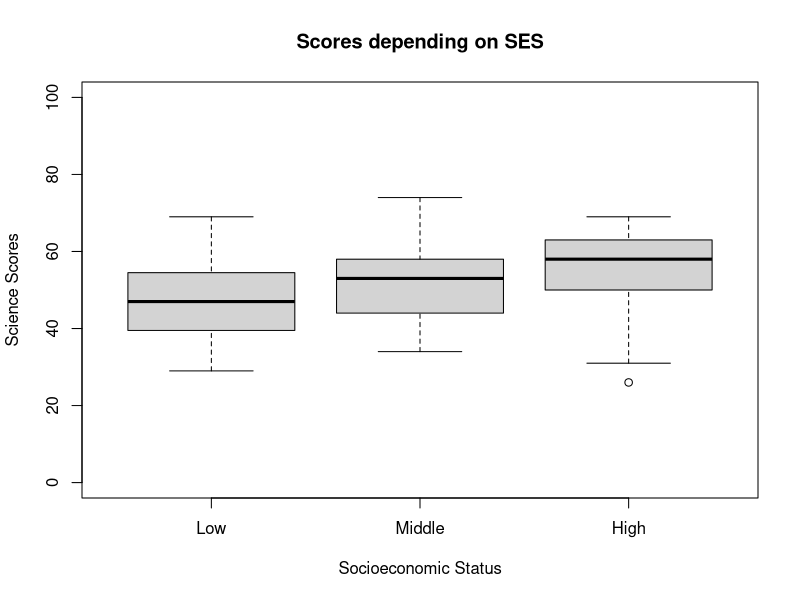
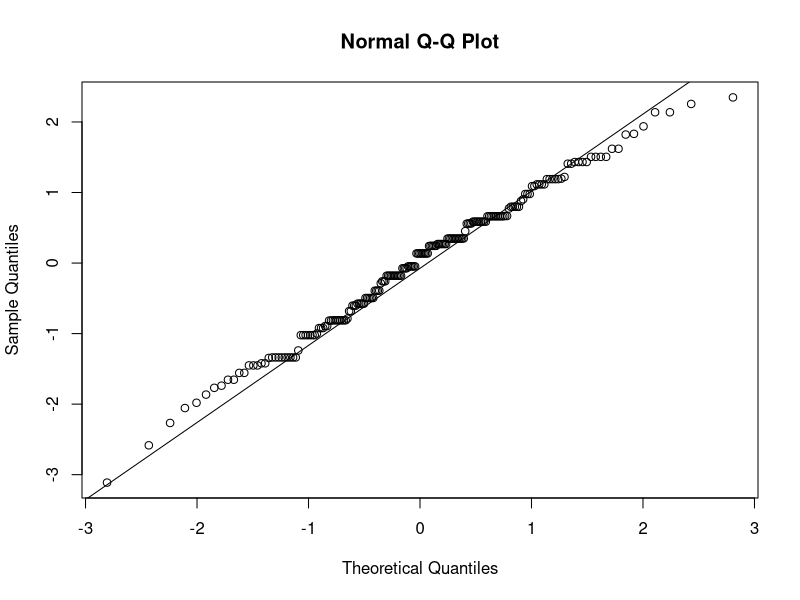
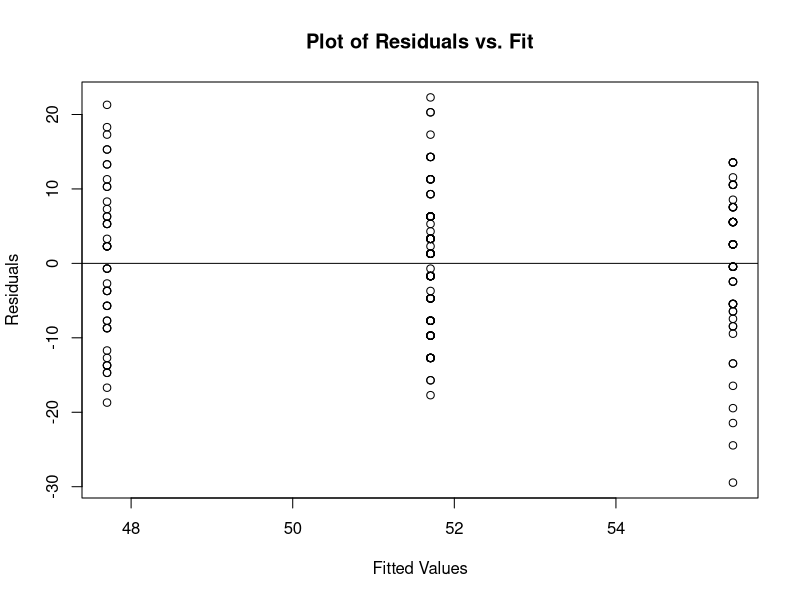

These figures' R source, in order:
## ---- chunk 1
# Clear the environment
rm(list = ls())

# Load the libraries
library(here)

# Load data
data <- read.csv(here("Data", "hsb2.csv"))
## ---- chunk 2
# ses ordinal  (1=low 2=middle 3=high)  
data$ses <- factor(data$ses,
                   labels = c("Low",
                              "Middle",
                              "High"))

# Obtain boxplots.

boxplot(data$science ~ data$ses,
        ylim = c(0, 100),
        xlab = "Socioeconomic Status",
        ylab = "Science Scores",
        main = "Scores depending on SES")

## ---- chunk 3
tapply(data$science, data$ses, summary)
tapply(data$science, data$ses, sd)
## ---- chunk 4
model <- lm(data$science ~ data$ses)
std_residual <- rstandard(model)
qqnorm(std_residual)
qqline(std_residual)
## ---- chunk 5
table(data$ses)
## ---- chunk 6
plot(model$fitted.values, model$residuals,
     xlab = "Fitted Values",
     ylab = "Residuals",
     main = "Plot of Residuals vs. Fit")

abline(0,0)
## ---- chunk 7
aov.model <- aov(data$science ~ data$ses)
aov.model
summary(aov.model)
## ---- chunk 8
## Checking dummies variables
# model <- lm(data$science ~ data$ses)
# summary(model)
# anova(model)
## ---- chunk 9
ttest1 <- t.test(science ~ ses,
           data = data,
           subset = (ses == "Low" | ses == "Middle"))
ttest1

ttest2 <- t.test(science ~ ses,
           data = data,
           subset = (ses == "Middle" | ses == "High"))
ttest2

ttest3 <- t.test(science ~ ses,
           data = data,
           subset = (ses == "Low" | ses == "High"))
ttest3
